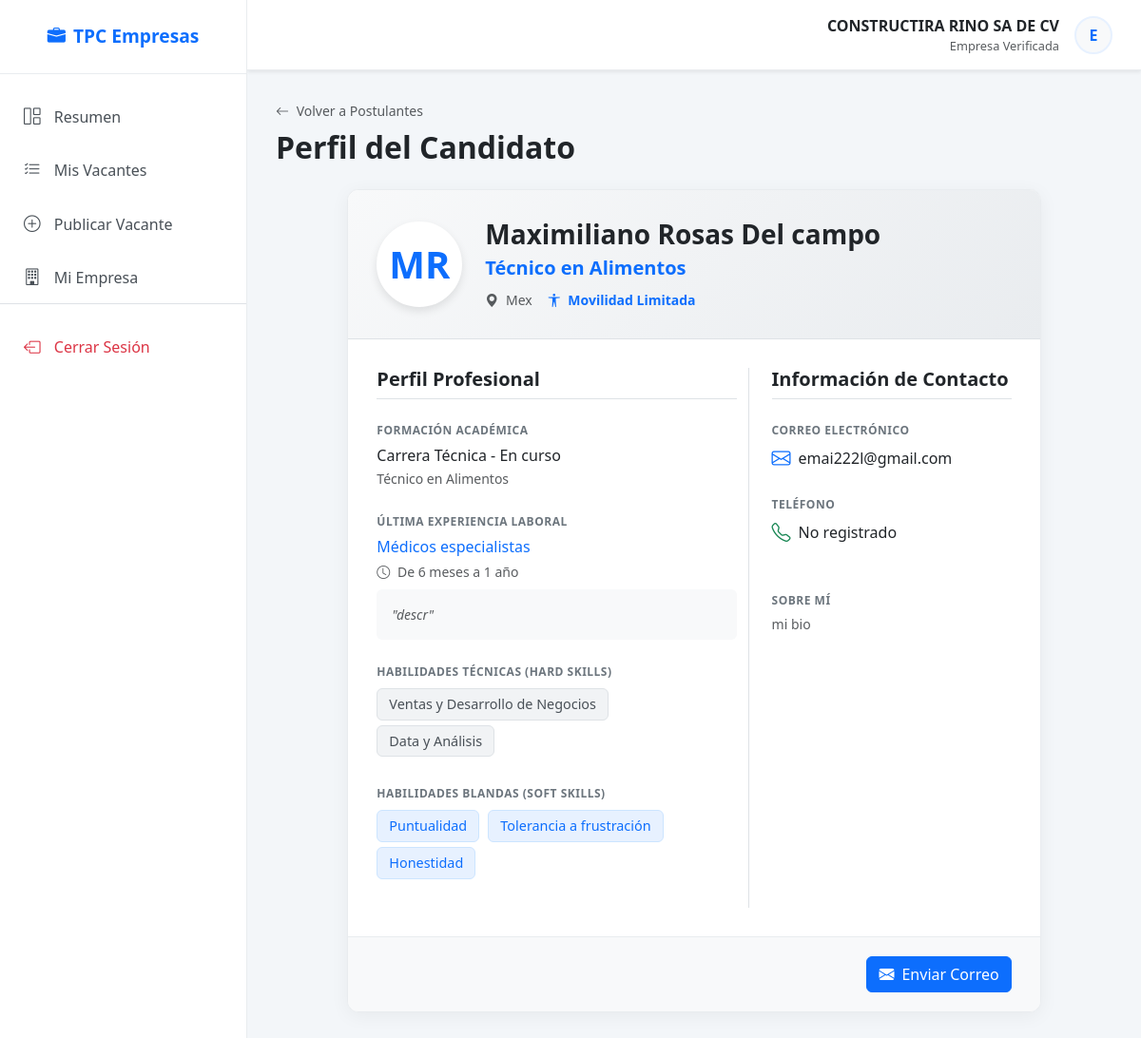
/empresas/ver-perfil-candidato/10/ (signed in), run on the app's committed database.
### aplicaciones/empresas/models.py (models this page shows, shortened)
class Empresa(models.Model):
    nombre = models.CharField(max_length=100, unique=True, null=False   , blank=False)
    direccion = models.CharField(max_length=200)
    telefono = models.CharField(max_length=15)
    email = models.EmailField(null=False, blank=False, unique=True, default='email')
    biografia = models.TextField(null=False, blank=False, default='Biografía de la empresa.')
    usuario = models.OneToOneField(User, on_delete=models.CASCADE, null=True)
    categoria = models.CharField(max_length=300, null=True, blank=True)

### aplicaciones/trabajadores/models.py (models this page shows, shortened)
class Trabajador(models.Model):
    nombre = models.CharField(max_length=20, null=False, blank=False)
    apellido_p = models.CharField(max_length=20, null=False, blank=False)
    apellido_m = models.CharField(max_length=20, null=False, blank=False)
    genero = models.CharField(max_length=20, null=False, blank=False)#opciones: masculino, femenino, otro
    nacionalidad = models.CharField(max_length=30, null=False, blank=False)
    email = models.EmailField(null=False, blank=False, unique=True)
    telefono = models.CharField(max_length=15, null=True, blank=True)
    cod_post = models.IntegerField(null=True, blank=True)
    usuario = models.OneToOneField(User, on_delete=models.CASCADE, null=True)
    movilidad_limitada = models.BooleanField(default=False)#indica si el trabajador tiene alguna discapacidad motriz
    biografia = models.TextField(null=True, blank=True)#descripción personal
    estudios = models.CharField(max_length=50, null=False, blank=False)#opciones: en etiquetas.py seccion NIVEL_ESTUDIOS
    titulo = models.CharField(max_length=100, null=True, blank=True)
    ult_area_ocup = models.IntegerField(null=True, blank=True)#opciones: indice de SINCO
    ult_exp = models.CharField(max_length=50, null=True, blank=True)#opciones: tiempo de experiencia en etiquetas.py
    descripcion_exp = models.TextField(null=True, blank=True)#Los detalles de la experiencia laboral
    hard_skills = models.TextField(null=True, blank=True)#lista de habilidades duras separadas por comas derivadas de VACANTE_TAGS['2']
    soft_skills = models.TextField(null=True, blank=True)#lista de habilidades duras separadas por comas derivadas de VACANTE_TAGS['3']
    area_interes = models.IntegerField(null=True, blank=True)#indice de SINCO
    intereses = models.TextField(null=True, blank=True)#lista de intereses separadas por comas derivadas de VACANTE_TAGS['1']

### aplicaciones/general/decorators.py (the view)
    def wrapper_func(request, *args, **kwargs):
        if not request.user.is_authenticated:
            return redirect('login')
        if hasattr(request.user, 'empresa'):
            return view_func(request, *args, **kwargs)
        else:
            messages.warning(request, "Esta sección es solo para reclutadores.")
            return redirect('home_t') # Redirigir a SU zona

### aplicaciones/empresas/templates/perfil_candidato.html (shortened to what this page needs)
{% extends 'marco.html' %}
{% block content %}
<div class="container-fluid px-0">
    <div class="mb-4">
        <a href="javascript:history.back()" class="text-decoration-none text-muted small">
            <i class="bi bi-arrow-left me-1"></i> Volver a Postulantes
        </a>
        <h2 class="fw-bold text-dark mt-2">Perfil del Candidato</h2>
    </div>
    <div class="row justify-content-center">
        <div class="col-lg-10">
            <div class="candidate-profile-card">
                <div class="profile-header-bg">
                    <div class="d-flex align-items-center gap-4">
                        <div class="avatar-large">
                            {{ candidato.nombre|slice:":1" }}{{ candidato.apellido_p|slice:":1" }}
                        </div>
                        <div class="flex-grow-1">
                            <h3 class="fw-bold mb-1">{{ candidato.nombre }} {{ candidato.apellido_p }} {{ candidato.apellido_m }}</h3>
                            <p class="text-primary fw-bold mb-2 fs-5">
                                {{ candidato.titulo|default:"Profesional" }}
                            </p>
                            <div class="d-flex flex-wrap gap-3 text-muted small">
                                <span><i class="bi bi-geo-alt-fill me-1"></i> {{ candidato.nacionalidad }}</span>
                                {% if candidato.movilidad_limitada %}
                                    <span class="text-primary fw-bold"><i class="bi bi-universal-access me-1"></i> Movilidad Limitada</span>
                                {% endif %}
                            </div>
                        </div>
                    </div>
                </div>
                <div class="info-section">
                    <div class="row">
                        <div class="col-md-7 border-end">
                            <h5 class="fw-bold text-dark mb-4 border-bottom pb-2">Perfil Profesional</h5>
                            <div class="data-group">
                                <span class="data-label">Formación Académica</span>
                                <div class="data-value">{{ estudios_texto }}</div>
                                {% if candidato.titulo %}
                                    <small class="text-muted">{{ candidato.titulo }}</small>
                                {% endif %}
                            </div>
                            <div class="data-group">
                                <span class="data-label">Última Experiencia Laboral</span>
                                <div class="data-value text-primary mb-1">{{ area_ocup_texto }}</div>
                                <div class="text-muted small"><i class="bi bi-clock me-1"></i> {{ experiencia_texto }}</div>
                                <p class="mt-2 text-muted fst-italic small bg-light p-3 rounded">
                                    "{{ candidato.descripcion_exp|default:'Sin descripción detallada.' }}"
                                </p>
                            </div>
                            <div class="data-group mt-4">
                                <span class="data-label mb-2">Habilidades Técnicas (Hard Skills)</span>
                                <div>
                                    {% for skill in hard_skills %}
                                        <span class="skill-badge">{{ skill }}</span>
                                    {% empty %}
                                        <span class="text-muted small">No especificadas</span>
                                    {% endfor %}
                                </div>
                            </div>
                            <div class="data-group">
                                <span class="data-label mb-2">Habilidades Blandas (Soft Skills)</span>
                                <div>
                                    {% for skill in soft_skills %}
                                        <span class="skill-badge soft-badge">{{ skill }}</span>
                                    {% empty %}
                                        <span class="text-muted small">No especificadas</span>
                                    {% endfor %}
                                </div>
                            </div>
                        </div>
                        <div class="col-md-5 ps-md-4">
                            <h5 class="fw-bold text-dark mb-4 border-bottom pb-2">Información de Contacto</h5>
                            <div class="data-group">
                                <span class="data-label">Correo Electrónico</span>
                                <div class="d-flex align-items-center">
                                    <i class="bi bi-envelope text-primary me-2 fs-5"></i>
                                    <a href="mailto:{{ candidato.email }}" class="data-value text-decoration-none">{{ candidato.email }}</a>
                                </div>
                            </div>
                            <div class="data-group">
                                <span class="data-label">Teléfono</span>
                                <div class="d-flex align-items-center">
                                    <i class="bi bi-telephone text-success me-2 fs-5"></i>
                                    <span class="data-value">{{ candidato.telefono|default:"No registrado" }}</span>
                                </div>
                            </div>
                            <div class="data-group mt-5">
                                <span class="data-label">Sobre Mí</span>
                                <p class="text-muted small" style="line-height: 1.6;">
                                    {{ candidato.biografia|default:"El candidato no ha añadido una biografía."|linebreaksbr }}
                                </p>
                            </div>
                        </div>
                    </div>
                </div>
                <div class="action-bar">
                    <a href="mailto:{{ candidato.email }}" class="btn btn-primary">
                        <i class="bi bi-envelope-fill me-2"></i>Enviar Correo
                    </a>
                </div>
            </div>
        </div>
    </div>
</div>
{% endblock %}

### aplicaciones/empresas/templates/marco.html (shortened to what this page needs)
{% load static %}
<!DOCTYPE html>
<html lang="es">
<head>
    <link href="https://cdn.jsdelivr.net/npm/bootstrap@5.3.0/dist/css/bootstrap.min.css" rel="stylesheet">
    <link rel="stylesheet" href="https://cdn.jsdelivr.net/npm/bootstrap-icons@1.10.5/font/bootstrap-icons.css">
</head>
<body>
    <div class="d-flex" id="wrapper">
        <div id="sidebar-wrapper">
            <div class="sidebar-heading text-center">
                <i class="bi bi-briefcase-fill me-2"></i>TPC Empresas
            </div>
            <div class="list-group list-group-flush mt-3">
                <a href="{% url 'home' %}" class="list-group-item list-group-item-action {% if request.resolver_match.url_name == 'home' %}active{% endif %}">
                    <i class="bi bi-grid-1x2"></i> Resumen
                </a>
                <a href="{% url 'historial' %}" class="list-group-item list-group-item-action {% if request.resolver_match.url_name == 'historial_vacantes' %}active{% endif %}">
                    <i class="bi bi-list-check"></i> Mis Vacantes
                </a>
                <a href="{% url 'add' %}" class="list-group-item list-group-item-action {% if request.resolver_match.url_name == 'crear_vacante' %}active{% endif %}">
                    <i class="bi bi-plus-circle"></i> Publicar Vacante
                </a>
                <a href="{% url 'perfil_empresa' %}" class="list-group-item list-group-item-action">
                    <i class="bi bi-building"></i> Mi Empresa
                </a>
                <div class="mt-auto border-top pt-3">
                    <a href="{% url 'logout' %}" class="list-group-item list-group-item-action text-danger">
                        <i class="bi bi-box-arrow-left"></i> Cerrar Sesión
                    </a>
                </div>
            </div>
        </div>
        <div id="page-content-wrapper">
            <nav class="top-navbar shadow-sm">
                <div class="ms-auto d-flex align-items-center">
                    <div class="text-end me-3">
                        <div class="fw-bold text-dark">{{ request.user.empresa.nombre|default:request.user.username }}</div>
                        <div class="small text-muted" style="font-size: 0.8rem;">Empresa Verificada</div>
                    </div>
                    <div class="bg-light rounded-circle d-flex align-items-center justify-content-center text-primary fw-bold" style="width: 40px; height: 40px; border: 2px solid #e7f1ff;">
                        {{ request.user.username|slice:":1"|upper }}
                    </div>
                </div>
            </nav>
            <div class="main-container">
                {% block content %}
                {% endblock %}
            </div>
        </div>
    </div>
</body>
</html>

### aplicaciones/empresas/templates/marco.html (style rules this page uses)
body { overflow-x: hidden; font-family: 'Segoe UI', Tahoma, Geneva, Verdana, sans-serif; background-color: #f3f6f9; }
#wrapper { display: flex; width: 100%; height: 100vh; }
#sidebar-wrapper { min-height: 100vh; width: 260px; margin-left: 0; background: #ffffff; border-right: 1px solid #e9ecef; display: flex; flex-direction: column; position: fixed; z-index: 1000; transition: margin .25s ease-out; }
.sidebar-heading { padding: 1.5rem 1.25rem; font-size: 1.2rem; font-weight: bold; color: #0d6efd; border-bottom: 1px solid #e9ecef; }
.list-group-item { border: none; padding: 15px 25px; font-size: 1rem; color: #495057; font-weight: 500; transition: all 0.2s; }
.list-group-item i { margin-right: 10px; font-size: 1.1rem; }
#page-content-wrapper { width: 100%; margin-left: 260px; display: flex; flex-direction: column; }
.top-navbar { background: white; padding: 15px 30px; border-bottom: 1px solid #e9ecef; display: flex; justify-content: space-between; align-items: center; }
.main-container { padding: 30px; flex: 1; overflow-y: auto; }

### aplicaciones/empresas/templates/perfil_candidato.html (style rules this page uses)
.candidate-profile-card { background: white; border-radius: 12px; box-shadow: 0 4px 20px rgba(0,0,0,0.05); overflow: hidden; border: 1px solid #e9ecef; }
.profile-header-bg { background: linear-gradient(135deg, #f8f9fa 0%, #e9ecef 100%); padding: 30px; border-bottom: 1px solid #dee2e6; }
.avatar-large { width: 90px; height: 90px; background-color: white; color: #0d6efd; border-radius: 50%; display: flex; align-items: center; justify-content: center; font-weight: 800; font-size: 2.5rem; border: 4px solid white; box-shadow: 0 4px 10px rgba(0,0,0,0.1); }
.info-section { padding: 30px; }
.data-group { margin-bottom: 25px; }
.data-label { font-size: 0.75rem; text-transform: uppercase; letter-spacing: 0.5px; color: #6c757d; font-weight: 700; margin-bottom: 5px; display: block; }
.data-value { font-size: 1rem; color: #212529; font-weight: 500; }
.skill-badge { background-color: #f1f3f5; color: #495057; padding: 5px 12px; border-radius: 6px; font-size: 0.9rem; margin-right: 5px; margin-bottom: 5px; display: inline-block; font-weight: 500; border: 1px solid #dee2e6; }
.soft-badge { background-color: #e7f1ff; color: #0d6efd; border-color: #cce5ff; }
.action-bar { background-color: #f8f9fa; padding: 20px 30px; border-top: 1px solid #e9ecef; display: flex; justify-content: flex-end; gap: 10px; }

### data on the page
Trabajador: nombre "M", apellido_p "R", nombre "Maximiliano", apellido_p "Rosas", apellido_m "Del campo", titulo "Técnico en Alimentos", nacionalidad "Mex", descripcion_exp "descr", email "emai222l@gmail.com", telefono "No registrado", biografia "mi bio"

### other printed values
{{ request.user.empresa.nombre|default:request.user.username }} "CONSTRUCTIRA RINO SA DE CV"
{{ request.user.username|slice:":1"|upper }} "E"
{{ estudios_texto }} "Carrera Técnica - En curso"
{{ area_ocup_texto }} "Médicos especialistas"
{{ experiencia_texto }} "De 6 meses a 1 año"
{{ skill }} "Ventas y Desarrollo de Negocios" "Data y Análisis"
{{ skill }} "Puntualidad" "Tolerancia a frustración" "Honestidad"
